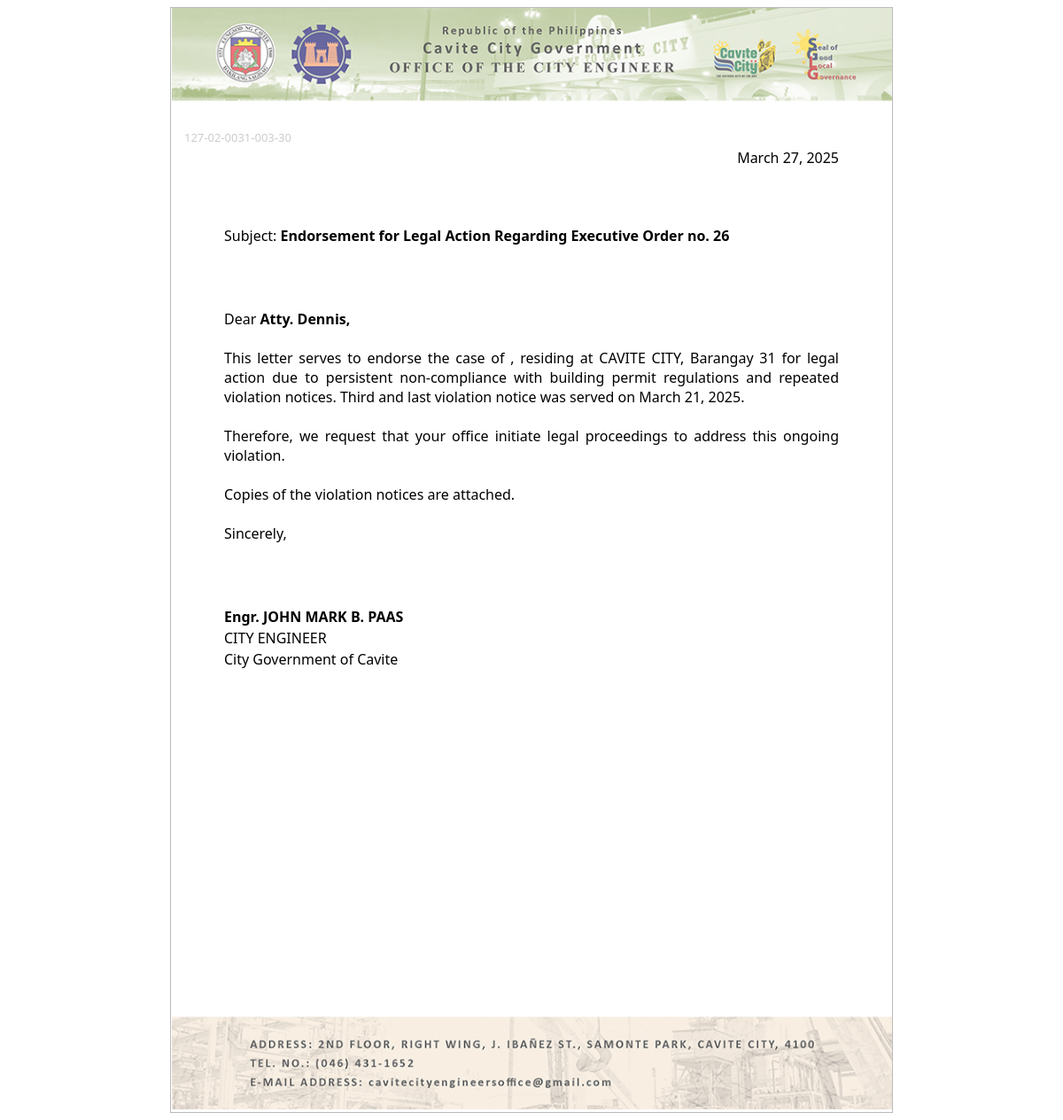
/print_pending_notice/1888 (signed in), run on the app's committed database.
### ONS/models.py (models this page shows, shortened)
class building_record(models.Model):
    BRGY_CHOICES = (
        ('1','1 (HEN. M. ALVAREZ)'),
        ('2','2 (C. TIRONA)'),
        ('3','3 (HEN. E. AGUINALDO)'),
        ('4','4 (HEN. M. TRIAS)'),
        ('5','5 (HEN. E. EVANGELISTA)'),
        ('6','6 (DIEGO SILANG)'),
        ('7','7 (KAPITAN KONG)'),
        ('8','8 (MANUEL S. ROJAS)'),
        ('9','9 (KANAWAY)'),
        ('10','10 (KINGFISHER)'),
        ('10A','10-A (KINGFISHER-A)'),
        ('10B','10-B (KINGFISHER-B)'),
        ('11','11 (LAWIN)'),
        ('12','12 (LOVE BIRD)'),
        ('13','13 (AGUILA)'),
        ('14','14 (LORO)'),
        ('15','15 (KILYAWAN)'),
        ('16','16 (MARTINES)'),
        ('17','17 (KALAPATI)'),
        ('18','18 (MAYA)'),
        ('19','19 (GEMINI)'),
        ('20','20 (VIRGO)'),
        ('21','21 (SCORPIO)'),
        ('22','22 (LEO)'),
        ('22A','22-A (LEO A)'),
        ('23','23 (AQUARIUS)'),
        ('24','24 (LIBRA)'),
        ('25','25 (CAPRICORN)'),
        ('26','26 (CANCER)'),
        ('27','27 (SAGITARIUS)'),
        ('28','28 (TAURUS)'),
        ('29','29 (LAO-LAO)'),
        ('29A','29-A (LAO-LAO A)'),
        ('30','30 (BID-BID)'),
        ('31','31 (MAYA-MAYA)'),
        ('32','32 (SALAY-SALAY)'),
        ('33','33 (BUWAN-BUWAN)'),
        ('34','34 (LAPU-LAPU)'),
        ('35','35 (HASA-HASA)'),
        ('36','36 (SAP-SAP)'),
        ('36A','36-A (SAP-SAP A)'),
        ('37','37 (CADENA DE AMOR)'),
        ('37A','37-A (CADENA DE AMOR A)'),
        ('38','38 (SAMPAGUITA)'),
        ('38A','38-A (SAMPAGUITA A)'),
        ('39','39 (JASMIN)'),
        ('40','40 (GUMAMELA)'),
        ('41','41 (ROSAL)'),
        ('42','42 (PINAGBUKLOD)'),
        ('42A','42-A (PINAGBUKLOD A)'),
        ('42B','42-B (PINAGBUKLOD B)'),
        ('42C','42-C (PINAGBUKLOD C)'),
        ('43','43 (PINAGPALA)'),
        ('44','44 (MALIGAYA)'),
        ('45','45 (KAUNLARAN)'),
        ('45A','45-A (KAUNLARAN A)'),
        ('46','46 (SINAGTALA)'),
        ('47','47 (PAGKAKAISA)'),
        ('47A','47-A (PAGKAKAISA A)'),
        ('47B','47-B (PAGKAKAISA B)'),
        ('48','48 (NARRA)'),
        ('48A','48-A (NARRA A)'),
        ('49','49 (AKASYA)'),
        ('49A','49-A (AKASYA A)'),
        ('50','50 (KABALYERO)'),
        ('51','51 (KAMAGONG)'),
        ('52','52 (IPIL)'),
        ('53','53 (YAKAL)'),
        ('53A','53-A (YAKAL A)'),
        ('53B','53-B (YAKAL B)'),
        ('54','54 (PECHAY)'),
        ('54A','54-A (PECHAY A)'),
        ('55','55 (AMPALAYA)'),
        ('56','56 (LABANOS)'),
        ('57','57 (REPOLYO)'),
        ('58','58 (PATOLA)'),
        ('58A','58-A (PATOLA A)'),
        ('59','59 (SITAW)'),
        ('60','60 (LETSUGAS)'),
        ('61','61 (TALONG)'),
        ('61A','61-A (TALONG A)'),
        ('062','62 (KANGKONG)'),
        ('62A','62-A (KANGKONG A)'),
        ('62B','62-B (KANGKONG B)')
    )
    DISTRICT = (
        ('1', '(1) DALAHICAN/STA. CRUZ'), # first element in tuple will be saved in database, 2nd is in form for user to view
        ('2', '(2) CARIDAD'),
        ('3', '(3) SAN ANTONIO'),
        ('4', '(4) SAN ROQUE')
    )
    STATUS = (
        ('COMPLIED', 'COMPLIED'), # first element in tuple will be saved in database, 2nd is in form for user to view
        ('LOT OWNER CONSENT', 'LOT OWNER CONSENT'),
        ('NONCOMPLIANT', 'NONCOMPLIANT'),
        ('PROCESSING', 'PROCESSING'),
        ('REASSESSMENT', 'REASSESSMENT')
    )
    created_at = models.DateTimeField(auto_now_add=True, null=True)
    created_by = models.ForeignKey(User, on_delete=models.CASCADE, related_name='building_records', null=True, blank=True)
    cavite_pin = models.CharField(max_length=3, blank=False, null=False, default=127)
    district_pin = models.CharField(max_length=2, choices=DISTRICT)
    brgy_pin = models.CharField(max_length=4, choices=BRGY_CHOICES)
    section_pin = models.CharField(max_length=3, blank=False, null=False)
    lot_pin = models.CharField(max_length=2, blank=False, null=False)
    building_pin = models.CharField(max_length=4, blank=True, null=True)
    pin_number = models.CharField(max_length=23, blank=True, null=True)
    lot_owner = models.CharField(max_length=350, blank=True, null=True)
    building_owner = models.CharField(max_length=350, blank=True, null=True)
    address = models.CharField(max_length=150, blank=True, null=True)
    contact_number = models.CharField(max_length=11, blank=True, null=True)
    occupancy_permit = models.CharField(max_length=25, blank=True, null=True)
    electrical_permit = models.CharField(max_length=25, blank=True, null=True)
    first_notice_date = models.DateField(null=True, blank=True)
    status = models.CharField(max_length=50, blank=True, choices=STATUS)
    comment =   models.CharField(max_length=50, blank=True, null=True)
    second_notice_date = models.DateField(null=True, blank=True)
    second_status = models.CharField(null=True,max_length=50, blank=True, choices=STATUS)
    second_comment =   models.CharField(max_length=50, blank=True, null=True)
    third_notice_date = models.DateField(null=True, blank=True)
    third_status = models.CharField(null=True,max_length=50, blank=True, choices=STATUS)
    third_comment =   models.CharField(max_length=50, blank=True, null=True)
    for_legal_notice_date = models.DateField(null=True, blank=True)
    for_legal_status = models.CharField(null=True,max_length=50, blank=True, choices=STATUS)
    for_legal_comment =   models.CharField(max_length=50, blank=True, null=True)
    final_status = models.CharField(max_length=23, blank=True, null=True)
    first_notice_print_history = models.CharField(max_length=50, blank=True, null=True)
    second_notice_print_history = models.CharField(max_length=50, blank=True, null=True)
    second_notice_print_date = models.DateField(null=True, blank=True)
    third_notice_print_history = models.CharField(max_length=50, blank=True, null=True)
    third_notice_print_date = models.DateField(null=True, blank=True)
    for_legal_notice_print_history = models.CharField(max_length=50, blank=True, null=True)
    for_legal_notice_print_date = models.DateField(null=True, blank=True)
    date_complied =  models.DateField(null=True, blank=True)
    date_final_status = models.DateField(null=True, blank=True)
    history = HistoricalRecords()

class Signatories(models.Model):
    signatory = models.CharField(max_length=50, blank=True)
    position = models.CharField(max_length=50, blank=True)

### ONS/views.py (the view)
# urls.py: path('print_pending_notice/<int:pk>', views.print_pending_notice, name='print_pending_notice'),
def print_pending_notice(request, pk):
    if not request.user.is_authenticated:
        messages.warning(request, "You must be logged in to view the page.")
        return redirect('login_page')
    compare_date = datetime.strptime("3/25/2025", "%m/%d/%Y").date()
    today = timezone.localtime(timezone.now()).date()
    record = building_record.objects.get(id=pk)
    signatory = Signatories.objects.all()
    request.session['pin_number'] = record.pin_number
    print(record.pin_number)
    context = {
        'record': record,
        'today': today,
        'signatory': signatory,
        'compare_date': compare_date,
    }
    return render(request, 'print_pending_notice.html', context)

### ONS/context_processors.py (called while the page is built)
def global_no_of_notice(request):
    if request.user.is_authenticated:
        today = timezone.localtime(timezone.now()).date()
        no_of_notice = building_record.objects.filter(
            (Q(second_status="NONCOMPLIANT") & Q(second_notice_date=today) & Q(second_notice_print_history="")) |
            (Q(third_status="NONCOMPLIANT") & Q(third_notice_date=today) & Q(third_notice_print_history="")) |
            (Q(for_legal_status="NONCOMPLIANT") & Q(for_legal_notice_date=today) & Q(for_legal_notice_print_history=""))
        ).count()
    else:
        no_of_notice = 0
    return {'no_of_notice': no_of_notice}

def global_no_of_pending_notice(request):
    if request.user.is_authenticated:
        today = timezone.localtime(timezone.now()).date()
        compare_date = datetime.strptime("3/25/2025", "%m/%d/%Y").date()
        no_of_pending_notice = building_record.objects.filter(
        (Q(second_notice_date__gte=compare_date) & Q(second_notice_date__lt=today) & Q(second_status="NONCOMPLIANT") & Q(second_notice_print_history="")) |
        (Q(third_notice_date__gte=compare_date) & Q(third_notice_date__lt=today) & Q(third_status="NONCOMPLIANT") & Q(third_notice_print_history="")) |
        (Q(for_legal_notice_date__gte=compare_date) & Q(for_legal_notice_date__lt=today) & Q(for_legal_status="NONCOMPLIANT") & Q(for_legal_notice_print_history=""))
        ).count()
    else:
        no_of_pending_notice = 0
    return {'no_of_pending_notice': no_of_pending_notice}

### ONS/templates/print_pending_notice.html (shortened to what this page needs)
{% load static %}
<!DOCTYPE html>
<html lang="en">
<head>
</head>
{% if record.for_legal_notice_date >= compare_date and record.for_legal_notice_date < today and record.for_legal_notice_print_history == ""  %}
    <div class="container">
        <div class="image-wrapper" style="margin-bottom: -30px;">
            <img src="{% static 'ONS/header & footer1.png' %}" alt="CEO Image" style="width: 8.4650in; height: auto; margin-right: -1px;" />
        </div>
        <div class="content">
            <body>
                <div style="padding: 60px; text-align: right;">
                    {{ record.for_legal_notice_date }}
                </div>
                <div style="padding: 60px; margin-top: -70px;">
                    <p>
                    Subject: <strong>Endorsement for Legal Action Regarding Executive Order no. 26</strong>
                    </p>
                </div>
                <div style="padding: 60px; margin-top: -80px;">
                    <p>
                    Dear <strong>Atty. Dennis,</strong>
                    </p>
                </div>
                <div style="padding: 60px; margin-top: -130px; text-align: justify;">
                    <p>
                        This letter serves to endorse the case of {{ record.building_owner }}, residing at {{ record.address }}, Barangay {{ record.brgy_pin }}
                        for legal action due to persistent non-compliance with building permit regulations and repeated violation notices.
                        Third and last violation notice was served on {{ record.third_notice_date }}.
                    </p>
                </div>
                <div style="padding: 60px; margin-top: -130px; text-align: justify;">
                    <p>
                        Therefore, we request that your office initiate legal proceedings to address this ongoing violation.
                    </p>
                </div>
                <div style="padding: 60px; margin-top: -130px; text-align: justify;">
                    <p>
                        Copies of the violation notices are attached.
                    </p>
                </div>
                <div style="padding: 60px; margin-top: -130px; text-align: justify;">
                    <p>
                        Sincerely,
                    </p>
                </div>
                <div style="padding: 60px; margin-top: -80px; text-align: justify;">
                    <p>
                            <strong> Engr.
                                {% for signatory in signatory %}
                                    {{ signatory.signatory }}
                                {% endfor %}
                            </strong>
                    </p>
                </div>
                <div style="padding: 60px; margin-top: -150px; text-align: justify;">
                    <p>
                        {% for signatory in signatory %}
                            {{ signatory.position }}
                        {% endfor %}
                    </p>
                </div>
                <div style="padding: 60px; margin-top: -150px; text-align: justify;">
                    <p>
                        City Government of Cavite
                    </p>
                </div>
                <p class="small-font pin-container" style="text-align: left; opacity: 0.2; margin-left: 15px; margin-top: -685px;">
                    {{ record.pin_number }}
                </p>
            </body>
        </div>
    </div>
{% endif %}
</html>

### ONS/templates/print_pending_notice.html (style rules this page uses)
.container { width: 8.5in; height: 13in; border: 1px solid #bababa; box-sizing: border-box; margin: 0 auto; }
.content { margin-top: -1150px; position: relative; z-index: 2; }
body { font-family: 'Segoe UI', Tahoma, sans-serif; }
.image-wrapper { text-align: center; }
.small-font { font-size: 13px; margin-bottom: -10px; }

### data on the page
building_record: for_legal_notice_date "March 27, 2025", address "CAVITE CITY", brgy_pin "31", third_notice_date "March 21, 2025", pin_number "127-02-0031-003-30"
Signatories: signatory "JOHN MARK B. PAAS", position "CITY ENGINEER"
